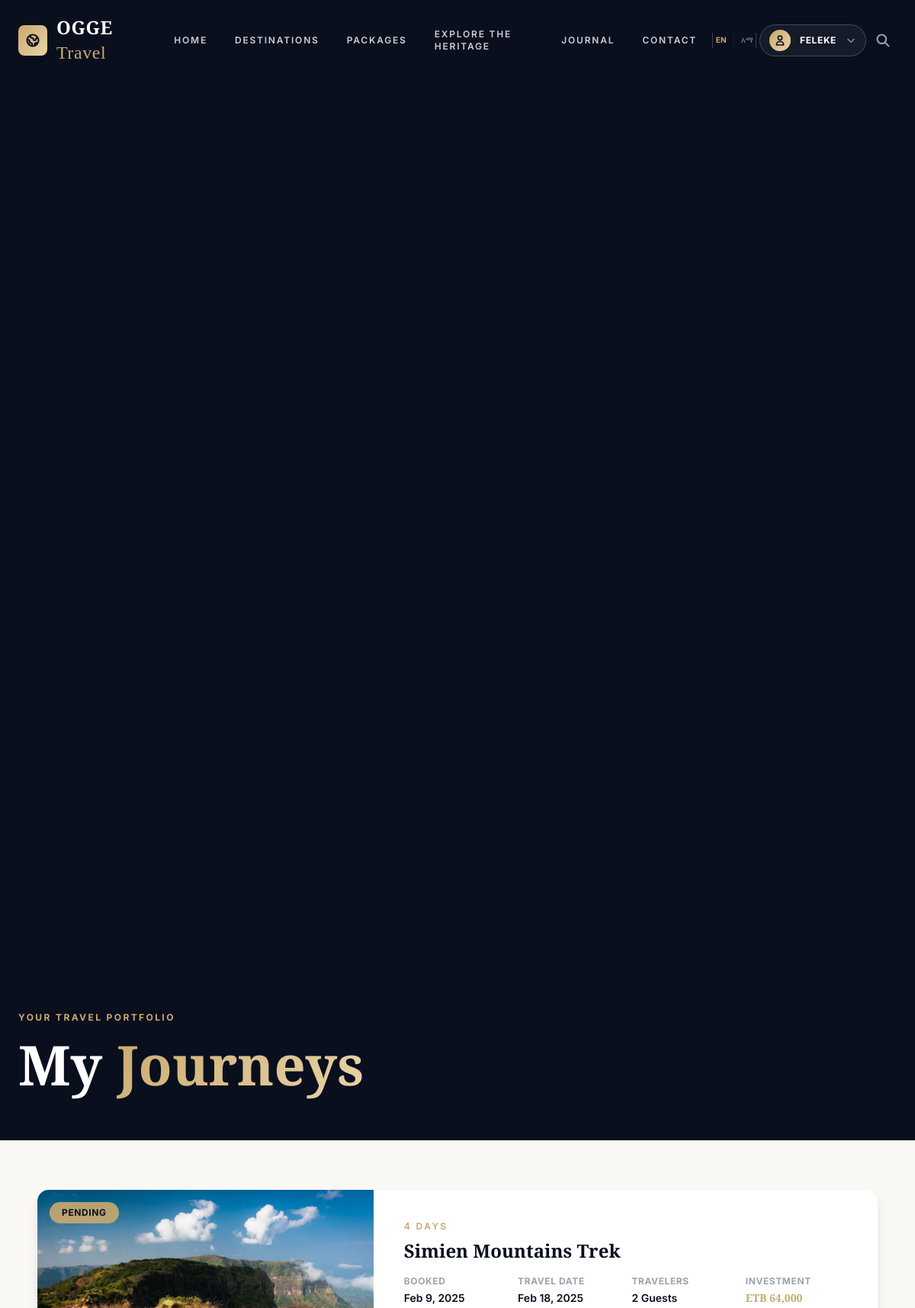
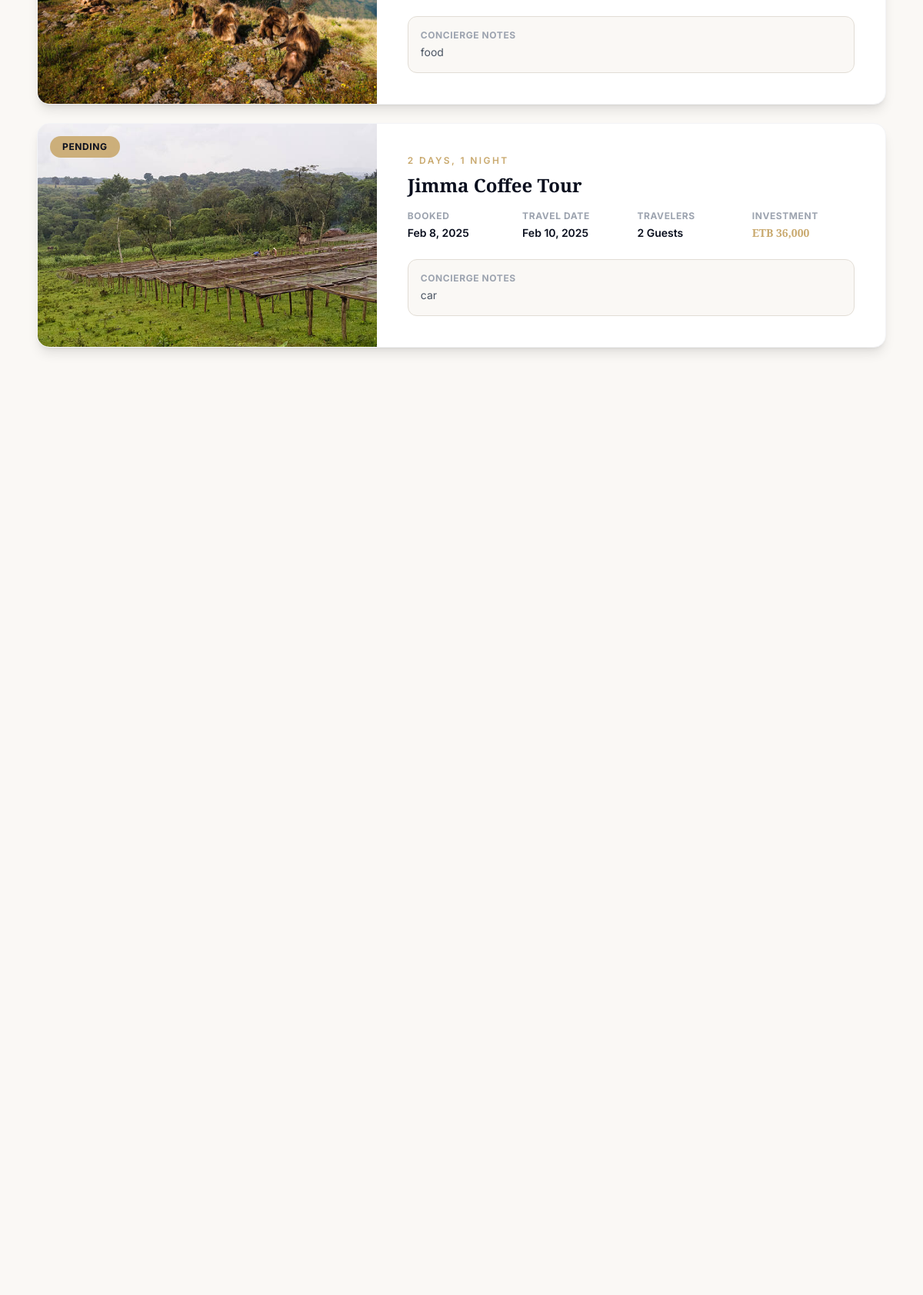
/pages/my-booking.php (signed in, upper part), run on the app's committed database (2 pictures, top to bottom).
### tables this page shows
CREATE TABLE `bookings` (
  `id` int(11) NOT NULL,
  `user_id` int(11) NOT NULL,
  `package_id` int(11) NOT NULL,
  `start_date` date NOT NULL,
  `travelers` int(11) NOT NULL,
  `special_requests` text DEFAULT NULL,
  `status` enum('pending','confirmed','cancelled') DEFAULT 'pending',
  `created_at` timestamp NOT NULL DEFAULT current_timestamp()
);

CREATE TABLE `packages` (
  `id` int(11) NOT NULL,
  `title` varchar(255) NOT NULL,
  `destination_id` int(11) NOT NULL,
  `duration` varchar(100) NOT NULL,
  `price` decimal(10,2) NOT NULL,
  `image_url` varchar(255) NOT NULL,
  `created_at` timestamp NOT NULL DEFAULT current_timestamp(),
  `description` text NOT NULL
);

### pages/my-booking.php (the view, shortened to what this page needs)
<?php
include('../includes/db-connect.php');
$user_id = $_SESSION['user_id'];
$stmt = $db->prepare("SELECT b.*, p.title, p.image_url, p.price, p.duration FROM bookings b JOIN packages p ON b.package_id = p.id WHERE b.user_id = ? ORDER BY b.created_at DESC");
$stmt->bind_param("i", $user_id);
$stmt->execute();
$result = $stmt->get_result();
?>
<!DOCTYPE html>
<html lang="en">
<head>
    <script src="https://cdn.tailwindcss.com"></script>
    <link rel="stylesheet" href="../assets/css/style.css">
    <link rel="stylesheet" href="../assets/css/luxury.css">
</head>
<body class="bg-[#faf8f5]" style="font-family:'Inter',sans-serif;">
    <?php include('../includes/header.php'); ?>
    <section class="relative h-[35vh] flex items-end overflow-hidden bg-[#0a0f1e]">
        <div class="absolute inset-0 bg-gradient-to-b from-[#0a0f1e]/60 to-[#0a0f1e]"></div>
        <div class="container mx-auto px-6 max-w-7xl relative z-10 pb-16">
            <span class="section-eyebrow">Your Travel Portfolio</span>
            <h1 class="text-5xl md:text-7xl text-white" style="font-family:'Playfair Display',serif; font-weight:800;">My <span class="text-champagne-gradient">Journeys</span></h1>
        </div>
    </section>
    <div class="container mx-auto px-6 py-16 max-w-6xl">
        <?php if ($result->num_rows == 0): ?>
            <div class="text-center py-20 reveal">
                <div class="w-20 h-20 bg-[#c9a96e]/10 rounded-full flex items-center justify-center mx-auto mb-6">
                    <svg class="w-10 h-10 text-[#c9a96e]" fill="none" stroke="currentColor" viewBox="0 0 24 24"><path stroke-linecap="round" stroke-linejoin="round" stroke-width="1.5" d="M9 5H7a2 2 0 00-2 2v10a2 2 0 002 2h8a2 2 0 002-2V7a2 2 0 00-2-2h-2M9 5a2 2 0 002 2h2a2 2 0 002-2M9 5a2 2 0 012-2h2a2 2 0 012 2"></path></svg>
                </div>
                <h2 class="text-2xl text-[#0a0f1e] mb-3" style="font-family:'Playfair Display',serif; font-weight:700;">No Journeys Yet</h2>
                <p class="text-gray-500 mb-8">Your travel story hasn't begun — let us write the first chapter.</p>
                <a href="packages.php" class="btn-champagne">Explore Curated Journeys</a>
            </div>
        <?php else: ?>
            <div class="space-y-6">
                <?php while($booking = $result->fetch_assoc()): ?>
                <div class="bg-white rounded-2xl overflow-hidden shadow-lg border border-gray-100 hover:shadow-xl transition-all reveal">
                    <div class="grid md:grid-cols-5">
                        <div class="md:col-span-2 relative h-52 md:h-auto overflow-hidden">
                            <img src="<?= htmlspecialchars($booking['image_url']) ?>" class="absolute inset-0 w-full h-full object-cover" loading="lazy">
                            <div class="absolute inset-0 bg-gradient-to-r from-transparent to-white/10 md:bg-none"></div>
                            <?php
                            $statusStyle = match($booking['status']) {
                                'confirmed' => 'bg-green-500/90 text-white',
                                'pending' => 'bg-[#c9a96e]/90 text-[#0a0f1e]',
                                'cancelled' => 'bg-red-500/90 text-white',
                                default => 'bg-gray-500/90 text-white'
                            };
                            ?>
                            <div class="absolute top-4 left-4 <?= $statusStyle ?> px-4 py-1.5 rounded-full text-xs font-bold uppercase tracking-wider"><?= ucfirst($booking['status']) ?></div>
                        </div>
                        <div class="md:col-span-3 p-8 lg:p-10 flex flex-col justify-center">
                            <p class="text-[#c9a96e] text-xs font-semibold uppercase tracking-[0.2em] mb-2"><?= htmlspecialchars($booking['duration'] ?? '') ?></p>
                            <h3 class="text-2xl text-[#0a0f1e] mb-4" style="font-family:'Playfair Display',serif; font-weight:700;"><?= htmlspecialchars($booking['title']) ?></h3>
                            <div class="grid grid-cols-2 md:grid-cols-4 gap-4 mb-6">
                                <div>
                                    <p class="text-xs text-gray-400 font-bold uppercase tracking-wider">Booked</p>
                                    <p class="text-sm text-[#0a0f1e] font-semibold mt-1"><?= date('M j, Y', strtotime($booking['created_at'])) ?></p>
                                </div>
                                <div>
                                    <p class="text-xs text-gray-400 font-bold uppercase tracking-wider">Travel Date</p>
                                    <p class="text-sm text-[#0a0f1e] font-semibold mt-1"><?= date('M j, Y', strtotime($booking['start_date'])) ?></p>
                                </div>
                                <div>
                                    <p class="text-xs text-gray-400 font-bold uppercase tracking-wider">Travelers</p>
                                    <p class="text-sm text-[#0a0f1e] font-semibold mt-1"><?= $booking['travelers'] ?> Guest<?= $booking['travelers'] > 1 ? 's' : '' ?></p>
                                </div>
                                <div>
                                    <p class="text-xs text-gray-400 font-bold uppercase tracking-wider">Investment</p>
                                    <p class="text-sm text-[#c9a96e] font-bold mt-1" style="font-family:'Playfair Display',serif;">ETB <?= number_format($booking['price'] * $booking['travelers']) ?></p>
                                </div>
                            </div>
                            <?php if (!empty($booking['special_requests'])): ?>
                            <div class="bg-[#faf8f5] rounded-xl p-4 border border-[#e2ddd5]">
                                <p class="text-xs text-gray-400 font-bold uppercase tracking-wider mb-1">Concierge Notes</p>
                                <p class="text-sm text-gray-600"><?= htmlspecialchars($booking['special_requests']) ?></p>
                            </div>
                            <?php endif; ?>
                        </div>
                    </div>
                </div>
                <?php endwhile; ?>
            </div>
        <?php endif; ?>
    </div>
</body>
</html>

### assets/css/style.css (style rules this page uses)
html, :host { line-height: 1.5; -webkit-text-size-adjust: 100%; -moz-tab-size: 4; -o-tab-size: 4; tab-size: 4; font-family: ui-sans-serif, system-ui, sans-serif, "Apple Color Emoji", "Segoe UI Emoji", "Segoe UI Symbol", "Noto Color Emoji"; font-feature-settings: normal; font-variation-settings: normal; -webkit-tap-highlight-color: transparent; }
body { margin: 0; line-height: inherit; }
h1, h2, h3, h4, h5, h6 { font-size: inherit; font-weight: inherit; }
blockquote, dl, dd, h1, h2, h3, h4, h5, h6, hr, figure, p, pre { margin: 0; }
img, svg, video, canvas, audio, iframe, embed, object { display: block; vertical-align: middle; }
img, video { max-width: 100%; height: auto; }
.container { width: 100%; }
@media (min-width: 640px) { .container { max-width: 640px; } }
@media (min-width: 768px) { .container { max-width: 768px; } }
@media (min-width: 1024px) { .container { max-width: 1024px; } }
.absolute { position: absolute; }
.relative { position: relative; }
.inset-0 { inset: 0px; }
.top-4 { top: 1rem; }
.mx-auto { margin-left: auto; margin-right: auto; }
.mb-2 { margin-bottom: 0.5rem; }
.mb-4 { margin-bottom: 1rem; }
.mb-6 { margin-bottom: 1.5rem; }
.flex { display: flex; }
.grid { display: grid; }
.h-full { height: 100%; }
.w-full { width: 100%; }
.max-w-6xl { max-width: 72rem; }
.flex-col { flex-direction: column; }
.justify-center { justify-content: center; }
.gap-4 { gap: 1rem; }
.space-y-6 > :not([hidden]) ~ :not([hidden]) { --tw-space-y-reverse: 0; margin-top: calc(1.5rem * calc(1 - var(--tw-space-y-reverse))); margin-bottom: calc(1.5rem * var(--tw-space-y-reverse)); }
.overflow-hidden { overflow: hidden; }
.rounded-2xl { border-radius: 1rem; }
.rounded-full { border-radius: 9999px; }
.rounded-xl { border-radius: 0.75rem; }
.border { border-width: 1px; }
.bg-white { --tw-bg-opacity: 1; background-color: rgb(255 255 255 / var(--tw-bg-opacity, 1)); }
.bg-gradient-to-b { background-image: linear-gradient(to bottom, var(--tw-gradient-stops)); }
.object-cover { -o-object-fit: cover; object-fit: cover; }
.p-4 { padding: 1rem; }
.p-8 { padding: 2rem; }
.px-4 { padding-left: 1rem; padding-right: 1rem; }
.px-6 { padding-left: 1.5rem; padding-right: 1.5rem; }
.py-16 { padding-top: 4rem; padding-bottom: 4rem; }
.text-2xl { font-size: 1.5rem; line-height: 2rem; }
.text-sm { font-size: 0.875rem; line-height: 1.25rem; }
.text-xs { font-size: 0.75rem; line-height: 1rem; }
.font-bold { font-weight: 700; }
.font-semibold { font-weight: 600; }
.uppercase { text-transform: uppercase; }
.tracking-wider { letter-spacing: 0.05em; }
.text-gray-600 { --tw-text-opacity: 1; color: rgb(75 85 99 / var(--tw-text-opacity, 1)); }
.text-white { --tw-text-opacity: 1; color: rgb(255 255 255 / var(--tw-text-opacity, 1)); }
.shadow-lg { --tw-shadow: 0 10px 15px -3px rgb(0 0 0 / 0.1), 0 4px 6px -4px rgb(0 0 0 / 0.1); --tw-shadow-colored: 0 10px 15px -3px var(--tw-shadow-color), 0 4px 6px -4px var(--tw-shadow-color); box-shadow: var(--tw-ring-offset-shadow, 0 0 #0000), var(--tw-ring-shadow, 0 0 #0000), var(--tw-shadow); }
@media (min-width: 768px) { .md\:grid-cols-4 { grid-template-columns: repeat(4, minmax(0, 1fr)); } }

### assets/css/luxury.css (style rules this page uses)
:root { --navy-950: #0a0f1e; --navy-900: #0f172a; --navy-800: #1a2340; --navy-700: #253356; --champagne: #c9a96e; --champagne-light: #e8d5a8; --champagne-glow: rgba(201, 169, 110, 0.15); --ivory: #faf8f5; --pearl: #f1ede6; --charcoal: #1e293b; --stone: #64748b; --mist: #e2ddd5; --font-serif: 'Playfair Display', Georgia, serif; --font-sans: 'Inter', -apple-system, sans-serif; --font-accent: 'Cormorant Garamond', Georgia, serif; --section-py: clamp(3.5rem, 8vw, 8rem); }
body { font-family: var(--font-sans); color: var(--charcoal); background-color: var(--ivory); -webkit-font-smoothing: antialiased; -moz-osx-font-smoothing: grayscale; }
.text-champagne-gradient { background: linear-gradient(135deg, var(--champagne), var(--champagne-light)); -webkit-background-clip: text; -webkit-text-fill-color: transparent; background-clip: text; }
.section-eyebrow { font-family: var(--font-sans); font-size: 0.75rem; font-weight: 700; letter-spacing: 0.2em; text-transform: uppercase; color: var(--champagne); margin-bottom: 1rem; display: block; }
.reveal { opacity: 0; transform: translateY(40px); transition: opacity 0.8s cubic-bezier(0.4, 0, 0.2, 1), transform 0.8s cubic-bezier(0.4, 0, 0.2, 1); }
.reveal.active { opacity: 1; transform: translateY(0); }

### data on the page
bookings: package.image_url (picture), status "PENDING", package.duration "4 DAYS", package.title "Simien Mountains Trek", created_at "Feb 9, 2025", start_date "Feb 18, 2025", travelers "2", $booking['price'] * $booking['travelers'] "64,000", special_requests "food"
bookings: package.image_url (picture), status "PENDING", package.duration "2 DAYS, 1 NIGHT", package.title "Jimma Coffee Tour", created_at "Feb 8, 2025", start_date "Feb 10, 2025", travelers "2", $booking['price'] * $booking['travelers'] "36,000", special_requests "car"

### other printed values
__t('home') "HOME"
__t('destinations') "DESTINATIONS"
__t('packages') "PACKAGES"
__t('explore') "EXPLORE THE HERITAGE"
__t('journal') "JOURNAL"
__t('contact') "CONTACT"
explode(' ', $_SESSION['user_name'] ?? 'Account')[0] "FELEKE"
